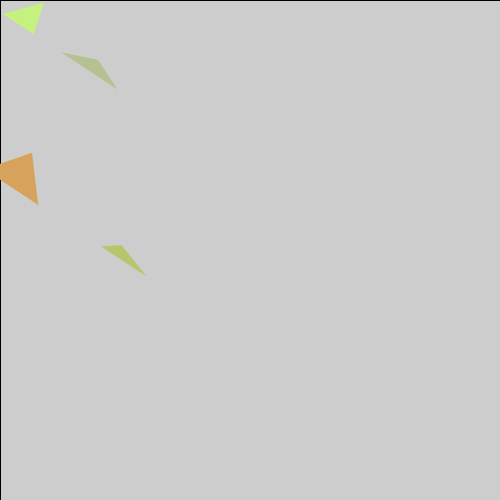
Frame 1 (no input)
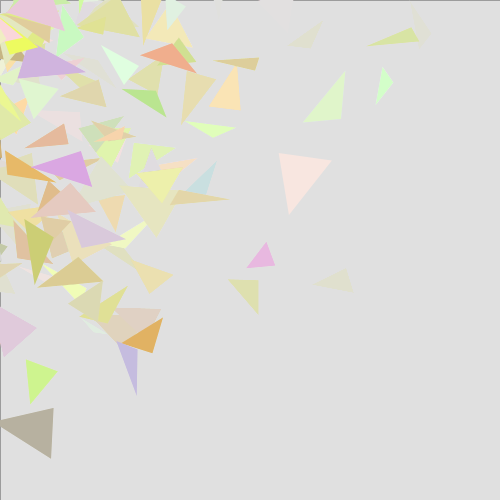
Frame 60 (the mouse pressed at the canvas centre just before this capture)
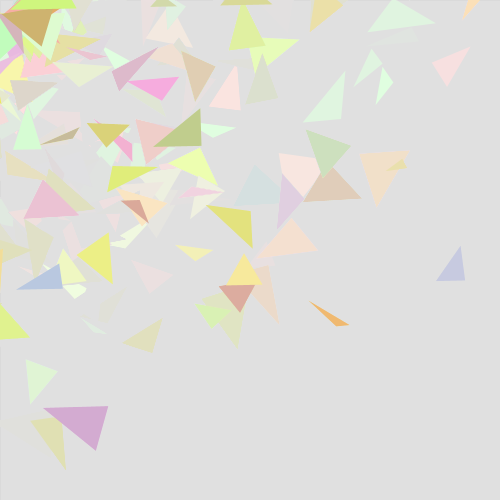
Frame 120 (the mouse held since frame 60 and released just before this capture)

The Processing sketch that drew these frames (run headless with seeded random() and noise(); from frame 60 on, the mouse is pressed at the canvas centre):

// Processing sketch: processing_26276
// ── processing_26276.pde

int x = 10;
int y = 10;
int tria = 70;

void setup(){
  size (500,500);
  smooth();
}
//example of most skills we learned today
void draw(){
  fill(255,4);
  rect(0,0,width,height);
  //example on the orientation of for loops, j loop only goes after i loop goes for the 10 times
  pushMatrix();
  rotate(random(720));
  for(int j = 0; j < random(1,7) ; j+=random(1,4)){
    for(int i = 0; i < random(1,7) ; i+=random(1,4)){
      noStroke();
      fill(random(180,255), random(160,255), random(80,227));
      //ellipse((x+i*50), y+j*50, 50, 50);  
      triangle(x+i*tria, y+j*tria, (x+random(10,50))+i*tria, (y-random(10,50))+j*tria, (x+random(20,70))+i*tria, y+j*tria);
    }
  }
  popMatrix();
}

//triangle(200,300,0,330,400,330);
